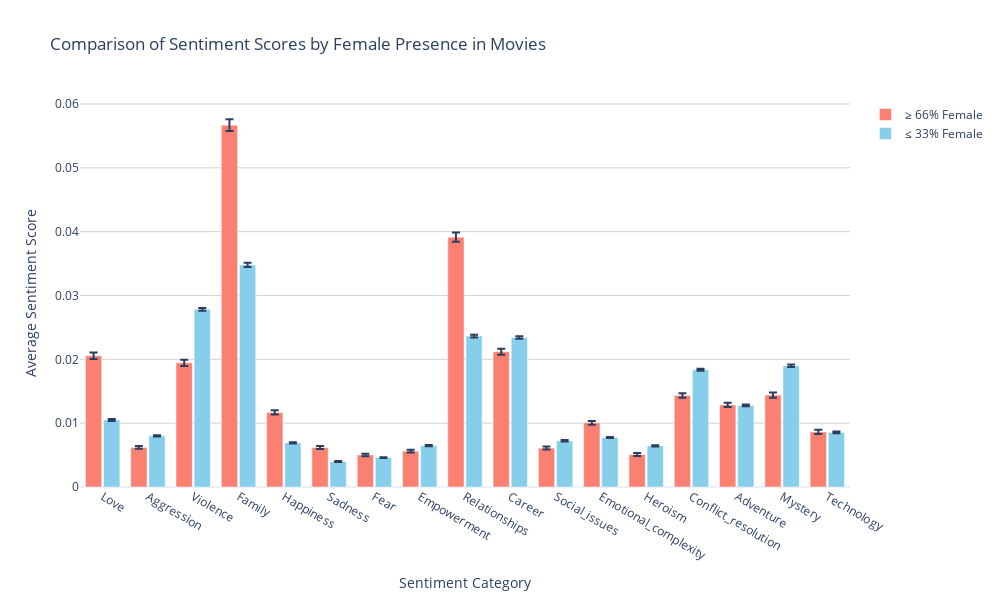

The cell this chart's notebook holds for it:
### Code cell
import plotly.graph_objects as go


# Create a list of formatted category names (remove "_score", capitalize)
formatted_categories = [col.replace("_score_proximity", "").capitalize() for col in sentiment_cols]

# Create the figure
fig = go.Figure()

# Add trace for female movies
fig.add_trace(go.Bar(
    x=formatted_categories,
    y=sentiment_stats['Female Movies Mean'],
    error_y=dict(
        type='data',
        array=sentiment_stats['Female Movies SEM'],
        visible=True
    ),
    name='≥ 66% Female',
    marker_color='salmon',
    hovertemplate='<b>%{x}</b><br>Score: %{y:.3f}<extra>≥ 66% Female</extra>',
))

# Add trace for male movies
fig.add_trace(go.Bar(
    x=formatted_categories,
    y=sentiment_stats['Male Movies Mean'],
    error_y=dict(
        type='data',
        array=sentiment_stats['Male Movies SEM'],
        visible=True
    ),
    name='≤ 33% Female',
    marker_color='skyblue',
    hovertemplate='<b>%{x}</b><br>Score: %{y:.3f}<extra>≤ 33% Female</extra>',
))

# Update layout for better readability and grouping
fig.update_layout(
    title='Comparison of Sentiment Scores by Female Presence in Movies',
    xaxis_title='Sentiment Category',
    yaxis_title='Average Sentiment Score',
    barmode='group',
    bargroupgap=0.1,
    hovermode='x',
    template='plotly_white',
    width=1000,
    height=600
)

# Enable gridlines on the y-axis
fig.update_yaxes(showgrid=True, gridwidth=1, gridcolor='lightgray')

# Show the figure
fig.show()

# Optionally, save as an HTML file for embedding on a website
# fig.write_html("interactive_sentiment_comparison.html")

### Figure 1 — Plotly figure (JSON) as saved in the notebook; plotly's stock layout.template omitted (floating-point values rounded to 4 significant figures)
{"data": [{"error_y": {"array": [0.0005083, 0.0002153, 0.0004872, 0.0009082, 0.000342, 0.0002327, 0.000192, 0.0002281, 0.0007161, 0.0004628, 0.0002367, 0.0002822, 0.0002369, 0.000347, 0.0003399, 0.0004031, 0.000324], "type": "data", "visible": true}, "hovertemplate": "<b>%{x}</b><br>Score: %{y:.3f}<extra>≥ 66% Female</extra>", "marker": {"color": "salmon"}, "name": "≥ 66% Female", "type": "bar", "x": ["Love", "Aggression", "Violence", "Family", "Happiness", "Sadness", "Fear", "Empowerment", "Relationships", "Career", "Social_issues", "Emotional_complexity", "Heroism", "Conflict_resolution", "Adventure", "Mystery", "Technology"], "y": [0.02056, 0.006199, 0.01945, 0.05668, 0.01168, 0.006188, 0.005026, 0.005616, 0.03914, 0.0212, 0.006094, 0.01005, 0.005074, 0.01434, 0.01286, 0.01439, 0.008631]}, {"error_y": {"array": [0.0001465, 0.0001055, 0.000226, 0.0003177, 0.0001014, 6.883e-05, 7.334e-05, 9.408e-05, 0.0002187, 0.0002066, 0.0001173, 9.291e-05, 0.0001016, 0.0001669, 0.00014, 0.0002006, 0.0001274], "type": "data", "visible": true}, "hovertemplate": "<b>%{x}</b><br>Score: %{y:.3f}<extra>≤ 33% Female</extra>", "marker": {"color": "skyblue"}, "name": "≤ 33% Female", "type": "bar", "x": ["Love", "Aggression", "Violence", "Family", "Happiness", "Sadness", "Fear", "Empowerment", "Relationships", "Career", "Social_issues", "Emotional_complexity", "Heroism", "Conflict_resolution", "Adventure", "Mystery", "Technology"], "y": [0.0105, 0.008018, 0.02783, 0.03479, 0.006913, 0.003989, 0.004603, 0.006469, 0.02364, 0.02341, 0.007232, 0.007757, 0.006441, 0.01837, 0.01277, 0.01899, 0.008556]}], "layout": {"bargroupgap": 0.1, "barmode": "group", "height": 600, "hovermode": "x", "title": {"text": "Comparison of Sentiment Scores by Female Presence in Movies"}, "width": 1000, "xaxis": {"title": {"text": "Sentiment Category"}}, "yaxis": {"gridcolor": "lightgray", "gridwidth": 1, "showgrid": true, "title": {"text": "Average Sentiment Score"}}}}
